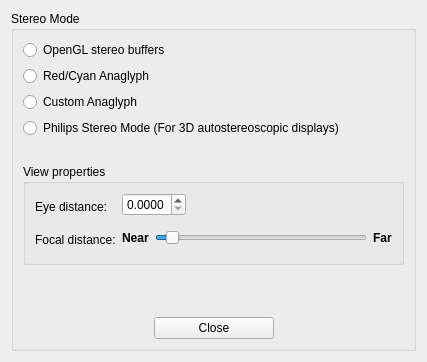
<?xml version="1.0" encoding="UTF-8"?>
<ui version="4.0">
 <class>StereoSettingsWidget</class>
 <widget class="QWidget" name="StereoSettingsWidget">
  <property name="geometry">
   <rect>
    <x>0</x>
    <y>0</y>
    <width>427</width>
    <height>362</height>
   </rect>
  </property>
  <property name="windowTitle">
   <string>Stereo Settings</string>
  </property>
  <layout class="QVBoxLayout" name="verticalLayout">
   <item>
    <widget class="QGroupBox" name="groupBox_5">
     <property name="title">
      <string>Stereo Mode</string>
     </property>
     <layout class="QVBoxLayout" name="verticalLayout_2">
      <item>
       <widget class="QRadioButton" name="stereoOpengl">
        <property name="text">
         <string>OpenGL stereo buffers</string>
        </property>
       </widget>
      </item>
      <item>
       <widget class="QRadioButton" name="stereoAnaglyph">
        <property name="text">
         <string>Red/Cyan Anaglyph</string>
        </property>
       </widget>
      </item>
      <item>
       <widget class="QRadioButton" name="stereoCustomAnaglyph">
        <property name="text">
         <string>Custom Anaglyph</string>
        </property>
       </widget>
      </item>
      <item>
       <widget class="QRadioButton" name="stereoPhilips">
        <property name="text">
         <string>Philips Stereo Mode (For 3D autostereoscopic displays)</string>
        </property>
       </widget>
      </item>
      <item>
       <widget class="QStackedWidget" name="stackedWidget">
        <property name="currentIndex">
         <number>0</number>
        </property>
        <widget class="QWidget" name="page">
         <widget class="QGroupBox" name="groupBox_7">
          <property name="geometry">
           <rect>
            <x>0</x>
            <y>20</y>
            <width>381</width>
            <height>101</height>
           </rect>
          </property>
          <property name="title">
           <string>View properties</string>
          </property>
          <layout class="QHBoxLayout" name="horizontalLayout_15">
           <item>
            <layout class="QVBoxLayout" name="verticalLayout_18">
             <item>
              <widget class="QLabel" name="label_11">
               <property name="text">
                <string>Eye distance:</string>
               </property>
              </widget>
             </item>
             <item>
              <widget class="QLabel" name="label_12">
               <property name="text">
                <string>Focal distance:</string>
               </property>
              </widget>
             </item>
            </layout>
           </item>
           <item>
            <layout class="QVBoxLayout" name="verticalLayout_20">
             <item>
              <layout class="QHBoxLayout" name="horizontalLayout_14">
               <item>
                <widget class="QDoubleSpinBox" name="eyeDistance">
                 <property name="decimals">
                  <number>4</number>
                 </property>
                 <property name="maximum">
                  <double>1.000000000000000</double>
                 </property>
                 <property name="singleStep">
                  <double>0.010000000000000</double>
                 </property>
                </widget>
               </item>
               <item>
                <spacer name="horizontalSpacer_8">
                 <property name="orientation">
                  <enum>Qt::Horizontal</enum>
                 </property>
                 <property name="sizeHint" stdset="0">
                  <size>
                   <width>40</width>
                   <height>20</height>
                  </size>
                 </property>
                </spacer>
               </item>
              </layout>
             </item>
             <item>
              <layout class="QHBoxLayout" name="horizontalLayout_16">
               <item>
                <widget class="QLabel" name="label_13">
                 <property name="font">
                  <font>
                   <weight>75</weight>
                   <bold>true</bold>
                  </font>
                 </property>
                 <property name="text">
                  <string>Near</string>
                 </property>
                </widget>
               </item>
               <item>
                <widget class="QSlider" name="focalDistance">
                 <property name="maximum">
                  <number>1000</number>
                 </property>
                 <property name="singleStep">
                  <number>10</number>
                 </property>
                 <property name="pageStep">
                  <number>100</number>
                 </property>
                 <property name="value">
                  <number>50</number>
                 </property>
                 <property name="orientation">
                  <enum>Qt::Horizontal</enum>
                 </property>
                </widget>
               </item>
               <item>
                <widget class="QLabel" name="label_14">
                 <property name="font">
                  <font>
                   <weight>75</weight>
                   <bold>true</bold>
                  </font>
                 </property>
                 <property name="text">
                  <string>Far</string>
                 </property>
                </widget>
               </item>
              </layout>
             </item>
            </layout>
           </item>
          </layout>
         </widget>
        </widget>
        <widget class="QWidget" name="page_2">
         <widget class="QGroupBox" name="groupBox">
          <property name="geometry">
           <rect>
            <x>0</x>
            <y>20</y>
            <width>391</width>
            <height>161</height>
           </rect>
          </property>
          <property name="title">
           <string>Philips Stereo properties</string>
          </property>
          <widget class="QWidget" name="gridLayoutWidget">
           <property name="geometry">
            <rect>
             <x>10</x>
             <y>30</y>
             <width>369</width>
             <height>121</height>
            </rect>
           </property>
           <layout class="QGridLayout" name="gridLayout">
            <item row="0" column="0">
             <widget class="QLabel" name="label">
              <property name="text">
               <string>Header Content type</string>
              </property>
             </widget>
            </item>
            <item row="0" column="1">
             <widget class="QComboBox" name="headerContentType">
              <item>
               <property name="text">
                <string>No depth</string>
               </property>
              </item>
              <item>
               <property name="text">
                <string>Signage</string>
               </property>
              </item>
              <item>
               <property name="text">
                <string>Movie</string>
               </property>
              </item>
              <item>
               <property name="text">
                <string>Game</string>
               </property>
              </item>
              <item>
               <property name="text">
                <string>CGI</string>
               </property>
              </item>
              <item>
               <property name="text">
                <string>Still</string>
               </property>
              </item>
             </widget>
            </item>
            <item row="1" column="0">
             <widget class="QLabel" name="label_2">
              <property name="text">
               <string>Header factor</string>
              </property>
             </widget>
            </item>
            <item row="2" column="0">
             <widget class="QLabel" name="label_3">
              <property name="text">
               <string>Header Offset CC</string>
              </property>
             </widget>
            </item>
            <item row="3" column="0">
             <widget class="QLabel" name="label_4">
              <property name="text">
               <string>Header Select</string>
              </property>
             </widget>
            </item>
            <item row="3" column="1">
             <widget class="QComboBox" name="headerSelect">
              <item>
               <property name="text">
                <string>Automatic optimizations</string>
               </property>
              </item>
              <item>
               <property name="text">
                <string>Header provided factor</string>
               </property>
              </item>
              <item>
               <property name="text">
                <string>Header provided offset</string>
               </property>
              </item>
              <item>
               <property name="text">
                <string>Header provided factor and offset</string>
               </property>
              </item>
             </widget>
            </item>
            <item row="1" column="1">
             <layout class="QHBoxLayout" name="horizontalLayout_2">
              <item>
               <widget class="QLabel" name="factorCounter">
                <property name="minimumSize">
                 <size>
                  <width>30</width>
                  <height>0</height>
                 </size>
                </property>
                <property name="maximumSize">
                 <size>
                  <width>30</width>
                  <height>16777215</height>
                 </size>
                </property>
                <property name="layoutDirection">
                 <enum>Qt::RightToLeft</enum>
                </property>
                <property name="text">
                 <string>0</string>
                </property>
               </widget>
              </item>
              <item>
               <widget class="QSlider" name="headerFactor">
                <property name="maximum">
                 <number>255</number>
                </property>
                <property name="orientation">
                 <enum>Qt::Horizontal</enum>
                </property>
               </widget>
              </item>
             </layout>
            </item>
            <item row="2" column="1">
             <layout class="QHBoxLayout" name="horizontalLayout_3">
              <item>
               <widget class="QLabel" name="offsetCounter">
                <property name="sizePolicy">
                 <sizepolicy hsizetype="Preferred" vsizetype="Preferred">
                  <horstretch>0</horstretch>
                  <verstretch>0</verstretch>
                 </sizepolicy>
                </property>
                <property name="minimumSize">
                 <size>
                  <width>30</width>
                  <height>0</height>
                 </size>
                </property>
                <property name="maximumSize">
                 <size>
                  <width>30</width>
                  <height>16777215</height>
                 </size>
                </property>
                <property name="layoutDirection">
                 <enum>Qt::RightToLeft</enum>
                </property>
                <property name="text">
                 <string>0</string>
                </property>
               </widget>
              </item>
              <item>
               <widget class="QSlider" name="headerOffsetCC">
                <property name="enabled">
                 <bool>true</bool>
                </property>
                <property name="maximum">
                 <number>255</number>
                </property>
                <property name="orientation">
                 <enum>Qt::Horizontal</enum>
                </property>
               </widget>
              </item>
             </layout>
            </item>
           </layout>
          </widget>
         </widget>
        </widget>
       </widget>
      </item>
      <item>
       <layout class="QHBoxLayout" name="horizontalLayout">
        <item>
         <spacer name="horizontalSpacer">
          <property name="orientation">
           <enum>Qt::Horizontal</enum>
          </property>
          <property name="sizeHint" stdset="0">
           <size>
            <width>40</width>
            <height>20</height>
           </size>
          </property>
         </spacer>
        </item>
        <item>
         <widget class="QPushButton" name="closeButton">
          <property name="minimumSize">
           <size>
            <width>120</width>
            <height>0</height>
           </size>
          </property>
          <property name="text">
           <string>Close</string>
          </property>
         </widget>
        </item>
        <item>
         <spacer name="horizontalSpacer_2">
          <property name="orientation">
           <enum>Qt::Horizontal</enum>
          </property>
          <property name="sizeHint" stdset="0">
           <size>
            <width>40</width>
            <height>20</height>
           </size>
          </property>
         </spacer>
        </item>
       </layout>
      </item>
     </layout>
    </widget>
   </item>
  </layout>
 </widget>
 <resources/>
 <connections/>
</ui>
